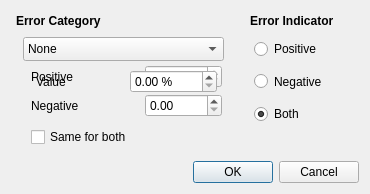
<?xml version="1.0" encoding="UTF-8"?>
<ui version="4.0">
 <class>FormatErrorBarDialog</class>
 <widget class="QDialog" name="FormatErrorBarDialog">
  <property name="windowModality">
   <enum>Qt::NonModal</enum>
  </property>
  <property name="geometry">
   <rect>
    <x>0</x>
    <y>0</y>
    <width>370</width>
    <height>194</height>
   </rect>
  </property>
  <property name="sizePolicy">
   <sizepolicy hsizetype="Preferred" vsizetype="Minimum">
    <horstretch>0</horstretch>
    <verstretch>0</verstretch>
   </sizepolicy>
  </property>
  <property name="minimumSize">
   <size>
    <width>370</width>
    <height>194</height>
   </size>
  </property>
  <property name="windowTitle">
   <string>Format Error Bars</string>
  </property>
  <layout class="QVBoxLayout" name="verticalLayout">
   <item>
    <layout class="QHBoxLayout" name="horizontalLayout">
     <item>
      <widget class="QWidget" name="widget" native="true">
       <property name="sizePolicy">
        <sizepolicy hsizetype="Preferred" vsizetype="Preferred">
         <horstretch>0</horstretch>
         <verstretch>0</verstretch>
        </sizepolicy>
       </property>
       <property name="minimumSize">
        <size>
         <width>227</width>
         <height>0</height>
        </size>
       </property>
       <property name="maximumSize">
        <size>
         <width>16777215</width>
         <height>16777215</height>
        </size>
       </property>
       <widget class="QLabel" name="label_3">
        <property name="geometry">
         <rect>
          <x>5</x>
          <y>2</y>
          <width>201</width>
          <height>30</height>
         </rect>
        </property>
        <property name="text">
         <string>&lt;!DOCTYPE HTML PUBLIC &quot;-//W3C//DTD HTML 4.0//EN&quot; &quot;http://www.w3.org/TR/REC-html40/strict.dtd&quot;&gt;
&lt;html&gt;&lt;head&gt;&lt;meta name=&quot;qrichtext&quot; content=&quot;1&quot; /&gt;&lt;style type=&quot;text/css&quot;&gt;
p, li { white-space: pre-wrap; }
&lt;/style&gt;&lt;/head&gt;&lt;body style=&quot; font-family:'Ubuntu'; font-size:9pt; font-weight:400; font-style:normal;&quot;&gt;
&lt;p style=&quot; margin-top:0px; margin-bottom:0px; margin-left:0px; margin-right:0px; -qt-block-indent:0; text-indent:0px;&quot;&gt;&lt;span style=&quot; font-weight:600;&quot;&gt;Error Category&lt;/span&gt;&lt;/p&gt;
&lt;p style=&quot;-qt-paragraph-type:empty; margin-top:0px; margin-bottom:0px; margin-left:0px; margin-right:0px; -qt-block-indent:0; text-indent:0px; font-weight:600;&quot;&gt;&lt;/p&gt;&lt;/body&gt;&lt;/html&gt;</string>
        </property>
       </widget>
       <widget class="QComboBox" name="errorType">
        <property name="geometry">
         <rect>
          <x>12</x>
          <y>26</y>
          <width>201</width>
          <height>24</height>
         </rect>
        </property>
        <property name="sizePolicy">
         <sizepolicy hsizetype="Expanding" vsizetype="Fixed">
          <horstretch>0</horstretch>
          <verstretch>0</verstretch>
         </sizepolicy>
        </property>
        <item>
         <property name="text">
          <string>None</string>
         </property>
        </item>
        <item>
         <property name="text">
          <string>Constant</string>
         </property>
        </item>
        <item>
         <property name="text">
          <string>Percentage</string>
         </property>
        </item>
        <item>
         <property name="text">
          <string>Error Margin</string>
         </property>
        </item>
        <item>
         <property name="text">
          <string>Standard Deviation</string>
         </property>
        </item>
        <item>
         <property name="text">
          <string>Variance</string>
         </property>
        </item>
        <item>
         <property name="text">
          <string>From Data table</string>
         </property>
        </item>
       </widget>
       <widget class="QWidget" name="constantError" native="true">
        <property name="geometry">
         <rect>
          <x>20</x>
          <y>50</y>
          <width>191</width>
          <height>91</height>
         </rect>
        </property>
        <layout class="QVBoxLayout" name="verticalLayout_2">
         <item>
          <layout class="QGridLayout" name="gridLayout">
           <item row="0" column="0">
            <widget class="QLabel" name="valueLabel">
             <property name="sizePolicy">
              <sizepolicy hsizetype="Expanding" vsizetype="Preferred">
               <horstretch>0</horstretch>
               <verstretch>0</verstretch>
              </sizepolicy>
             </property>
             <property name="text">
              <string>Positive </string>
             </property>
            </widget>
           </item>
           <item row="0" column="1">
            <widget class="QDoubleSpinBox" name="positiveValue">
             <property name="minimumSize">
              <size>
               <width>0</width>
               <height>0</height>
              </size>
             </property>
             <property name="accelerated">
              <bool>true</bool>
             </property>
             <property name="maximum">
              <double>99999.000000000000000</double>
             </property>
            </widget>
           </item>
           <item row="1" column="0">
            <widget class="QLabel" name="label_4">
             <property name="sizePolicy">
              <sizepolicy hsizetype="Expanding" vsizetype="Preferred">
               <horstretch>0</horstretch>
               <verstretch>0</verstretch>
              </sizepolicy>
             </property>
             <property name="text">
              <string>Negative</string>
             </property>
            </widget>
           </item>
           <item row="1" column="1">
            <widget class="QDoubleSpinBox" name="negativeValue">
             <property name="sizePolicy">
              <sizepolicy hsizetype="Preferred" vsizetype="Fixed">
               <horstretch>0</horstretch>
               <verstretch>0</verstretch>
              </sizepolicy>
             </property>
             <property name="maximumSize">
              <size>
               <width>16777215</width>
               <height>16777215</height>
              </size>
             </property>
             <property name="accelerated">
              <bool>true</bool>
             </property>
             <property name="maximum">
              <double>99999.000000000000000</double>
             </property>
             <property name="value">
              <double>0.000000000000000</double>
             </property>
            </widget>
           </item>
          </layout>
         </item>
         <item>
          <widget class="QCheckBox" name="sameValueForBoth">
           <property name="text">
            <string>Same for both</string>
           </property>
          </widget>
         </item>
        </layout>
       </widget>
       <widget class="QWidget" name="percentageError" native="true">
        <property name="geometry">
         <rect>
          <x>25</x>
          <y>55</y>
          <width>181</width>
          <height>31</height>
         </rect>
        </property>
        <layout class="QHBoxLayout" name="horizontalLayout_2">
         <item>
          <widget class="QLabel" name="label">
           <property name="text">
            <string>Value</string>
           </property>
          </widget>
         </item>
         <item>
          <widget class="QDoubleSpinBox" name="percentageValue">
           <property name="suffix">
            <string> %</string>
           </property>
           <property name="maximum">
            <double>100.000000000000000</double>
           </property>
          </widget>
         </item>
        </layout>
       </widget>
       <zorder>errorType</zorder>
       <zorder>label_3</zorder>
       <zorder>constantError</zorder>
       <zorder>percentageError</zorder>
      </widget>
     </item>
     <item>
      <widget class="QWidget" name="widget_2" native="true">
       <property name="sizePolicy">
        <sizepolicy hsizetype="Preferred" vsizetype="Preferred">
         <horstretch>0</horstretch>
         <verstretch>0</verstretch>
        </sizepolicy>
       </property>
       <property name="minimumSize">
        <size>
         <width>0</width>
         <height>0</height>
        </size>
       </property>
       <property name="maximumSize">
        <size>
         <width>16777215</width>
         <height>16777215</height>
        </size>
       </property>
       <property name="layoutDirection">
        <enum>Qt::LeftToRight</enum>
       </property>
       <widget class="QLabel" name="label_2">
        <property name="geometry">
         <rect>
          <x>6</x>
          <y>2</y>
          <width>121</width>
          <height>16</height>
         </rect>
        </property>
        <property name="sizePolicy">
         <sizepolicy hsizetype="Preferred" vsizetype="Maximum">
          <horstretch>0</horstretch>
          <verstretch>0</verstretch>
         </sizepolicy>
        </property>
        <property name="minimumSize">
         <size>
          <width>0</width>
          <height>0</height>
         </size>
        </property>
        <property name="maximumSize">
         <size>
          <width>16777215</width>
          <height>20</height>
         </size>
        </property>
        <property name="text">
         <string>&lt;!DOCTYPE HTML PUBLIC &quot;-//W3C//DTD HTML 4.0//EN&quot; &quot;http://www.w3.org/TR/REC-html40/strict.dtd&quot;&gt;
&lt;html&gt;&lt;head&gt;&lt;meta name=&quot;qrichtext&quot; content=&quot;1&quot; /&gt;&lt;style type=&quot;text/css&quot;&gt;
p, li { white-space: pre-wrap; }
&lt;/style&gt;&lt;/head&gt;&lt;body style=&quot; font-family:'Ubuntu'; font-size:9pt; font-weight:400; font-style:normal;&quot;&gt;
&lt;p style=&quot; margin-top:0px; margin-bottom:0px; margin-left:0px; margin-right:0px; -qt-block-indent:0; text-indent:0px;&quot;&gt;&lt;span style=&quot; font-weight:600;&quot;&gt;Error Indicator&lt;/span&gt;&lt;/p&gt;&lt;/body&gt;&lt;/html&gt;</string>
        </property>
       </widget>
       <widget class="QWidget" name="layoutWidget">
        <property name="geometry">
         <rect>
          <x>10</x>
          <y>25</y>
          <width>229</width>
          <height>91</height>
         </rect>
        </property>
        <layout class="QVBoxLayout" name="verticalLayout_4">
         <item>
          <widget class="QRadioButton" name="posIndicator">
           <property name="sizePolicy">
            <sizepolicy hsizetype="Preferred" vsizetype="Preferred">
             <horstretch>0</horstretch>
             <verstretch>0</verstretch>
            </sizepolicy>
           </property>
           <property name="text">
            <string>Positive</string>
           </property>
          </widget>
         </item>
         <item>
          <widget class="QRadioButton" name="negIndicator">
           <property name="sizePolicy">
            <sizepolicy hsizetype="Preferred" vsizetype="Preferred">
             <horstretch>0</horstretch>
             <verstretch>0</verstretch>
            </sizepolicy>
           </property>
           <property name="text">
            <string>Negative</string>
           </property>
          </widget>
         </item>
         <item>
          <widget class="QRadioButton" name="posAndNegIndicator">
           <property name="sizePolicy">
            <sizepolicy hsizetype="Preferred" vsizetype="Preferred">
             <horstretch>0</horstretch>
             <verstretch>0</verstretch>
            </sizepolicy>
           </property>
           <property name="text">
            <string>Both</string>
           </property>
           <property name="checked">
            <bool>true</bool>
           </property>
          </widget>
         </item>
        </layout>
       </widget>
      </widget>
     </item>
    </layout>
   </item>
   <item>
    <widget class="QDialogButtonBox" name="buttonBox">
     <property name="orientation">
      <enum>Qt::Horizontal</enum>
     </property>
     <property name="standardButtons">
      <set>QDialogButtonBox::Cancel|QDialogButtonBox::Ok</set>
     </property>
    </widget>
   </item>
  </layout>
 </widget>
 <resources/>
 <connections>
  <connection>
   <sender>buttonBox</sender>
   <signal>accepted()</signal>
   <receiver>FormatErrorBarDialog</receiver>
   <slot>accept()</slot>
   <hints>
    <hint type="sourcelabel">
     <x>248</x>
     <y>254</y>
    </hint>
    <hint type="destinationlabel">
     <x>157</x>
     <y>274</y>
    </hint>
   </hints>
  </connection>
  <connection>
   <sender>buttonBox</sender>
   <signal>rejected()</signal>
   <receiver>FormatErrorBarDialog</receiver>
   <slot>reject()</slot>
   <hints>
    <hint type="sourcelabel">
     <x>316</x>
     <y>260</y>
    </hint>
    <hint type="destinationlabel">
     <x>286</x>
     <y>274</y>
    </hint>
   </hints>
  </connection>
 </connections>
</ui>
